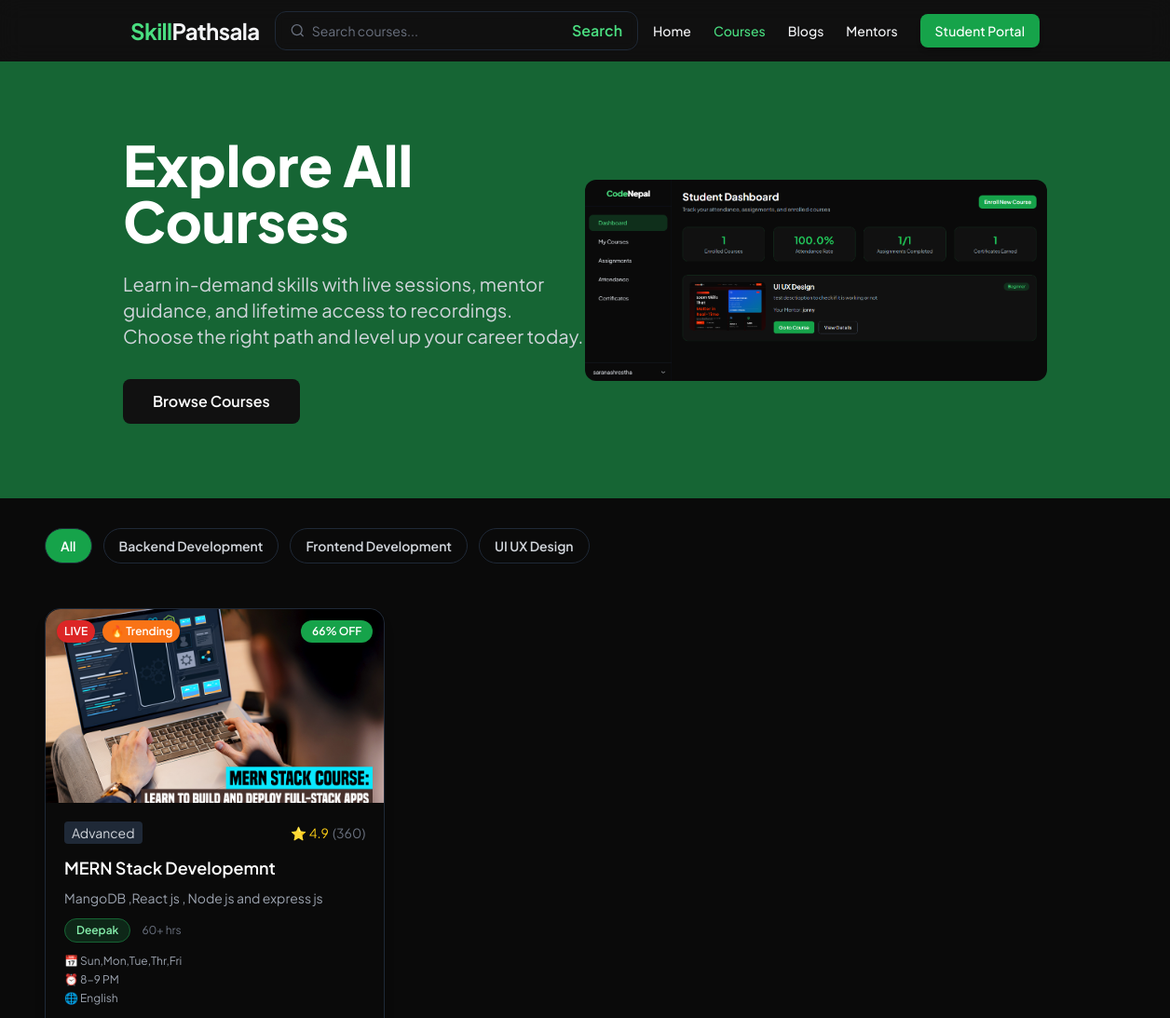
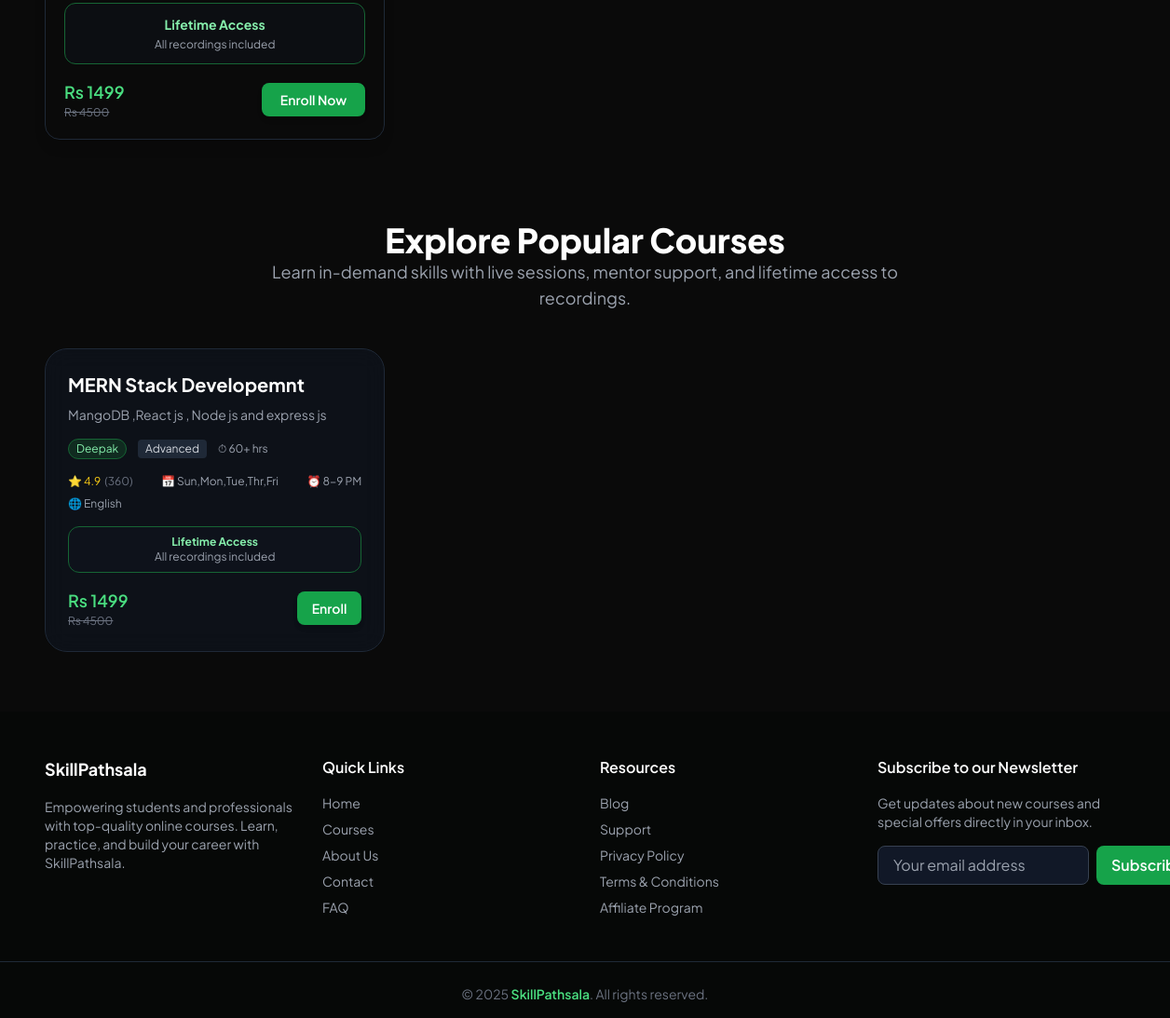
Screenshot of /courses/all-courses/ with the database file from the repository (2 pictures, top to bottom).
### courses/models.py (models this page shows, shortened)
class Category(models.Model):
    name = models.CharField(max_length=100, unique=True)
    slug = models.SlugField(max_length=120, unique=True, blank=True)

class Course(models.Model):
    LEVEL_CHOICES = [
        ('beginner', 'Beginner'),
        ('intermediate', 'Intermediate'),
        ('advanced', 'Advanced'),
    ]
    LANGUAGE_CHOICES = [
        ('en', 'English'),
        ('np', 'Nepali'),
        ('en_np', 'English & Nepali'),
    ]
    id = models.UUIDField(primary_key=True, default=uuid.uuid4, editable=False)
    mentor = models.ForeignKey(
        settings.AUTH_USER_MODEL,
        on_delete=models.CASCADE,
        related_name='mentor_courses',
        limit_choices_to={'role': 'mentor'}
    )
    category = models.ForeignKey(Category, on_delete=models.SET_NULL, null=True, blank=True, related_name='courses')
    title = models.CharField(max_length=200)
    slug = models.SlugField(max_length=220, unique=True, blank=True)
    short_description = models.CharField(max_length=300, blank=True)
    description = models.TextField(blank=True)
    thumbnail = models.ImageField(
        upload_to='courses/thumbnails/',
        validators=[FileExtensionValidator(['jpg', 'jpeg', 'png', 'webp'])],
        blank=True,
        null=True
    )
    actual_price = models.DecimalField(max_digits=8, decimal_places=2)
    discounted_price = models.DecimalField(max_digits=8, decimal_places=2, default=0)
    is_discount_active = models.BooleanField(default=False)
    start_date = models.DateField()
    live_days = models.CharField(max_length=100, help_text="e.g., Mon, Wed, Fri")
    live_time = models.CharField(max_length=50, help_text="e.g., 7 - 9 PM")
    total_hours = models.PositiveIntegerField(default=0, help_text="Total course hours")
    language = models.CharField(max_length=10, choices=LANGUAGE_CHOICES, default='en')
    level = models.CharField(max_length=20, choices=LEVEL_CHOICES, default='beginner')
    total_seats = models.PositiveIntegerField(default=20)
    enrolled_students = models.PositiveIntegerField(default=0)
    is_live = models.BooleanField(default=True)
    is_published = models.BooleanField(default=False)
    created_at = models.DateTimeField(auto_now_add=True)
    updated_at = models.DateTimeField(auto_now=True)
    rating_avg = models.DecimalField(max_digits=3, decimal_places=2, default=0)
    rating_count = models.PositiveIntegerField(default=0)
    def discount_percentage(self):
        if self.is_discount_active and self.discounted_price < self.actual_price:
            return int(100 - (self.discounted_price / self.actual_price) * 100)
        return 0

### users/models.py (models this page shows, shortened)
class User(AbstractUser):
    ROLE_CHOICES = (
        ('student', 'Student'),
        ('mentor', 'Mentor'),
        ('admin', 'Admin'),
    )
    role = models.CharField(max_length=10, choices=ROLE_CHOICES, default='student')

### courses/views.py (the view)
# urls.py: path('all-courses/', views.all_courses, name='all_courses'),
def all_courses(request):
    courses = Course.objects.filter(is_published=True).order_by('-created_at')
    categories = Category.objects.all().order_by('name')
    query = request.GET.get('q', '')
    if query:
        courses = courses.filter(
            Q(title__icontains=query) |
            Q(short_description__icontains=query) |
            Q(description__icontains=query)
        )
    category_slug = request.GET.get('category', '')
    if category_slug:
        courses = courses.filter(category__slug=category_slug)
    sort_option = request.GET.get('sort', 'latest')
    if sort_option == 'popular':
        courses = courses.order_by('-rating_count', '-rating_avg')
    elif sort_option == 'price_low':
        courses = courses.order_by('discounted_price' if courses.filter(is_discount_active=True).exists() else 'actual_price')
    elif sort_option == 'price_high':
        courses = courses.order_by('-discounted_price' if courses.filter(is_discount_active=True).exists() else '-actual_price')
    else:  # latest
        courses = courses.order_by('-created_at')
    context = {
        'courses': courses,
        'categories': categories,
    }
    return render(request, 'courses/all_courses.html', context)

### templates/courses/all_courses.html (shortened to what this page needs)
{% extends 'base.html' %}
{% load static %}
{% block content %}
{% include 'includes/nav.html' %}
<section class="relative bg-green-800">
  <div class="container mx-auto px-4 py-20 flex flex-col lg:flex-row items-center lg:justify-between">
    <div class="lg:w-1/2 mb-12 lg:mb-0">
      <h1 class="text-5xl md:text-6xl font-extrabold text-white mb-6 leading-tight">
        Explore All Courses
      </h1>
      <p class="text-gray-300 text-lg md:text-xl mb-8 max-w-lg">
        Learn in-demand skills with live sessions, mentor guidance, and lifetime access to recordings. Choose the right path and level up your career today.
      </p>
      <a href="#courses-grid" class="inline-block px-8 py-3 bg-[#111111] text-white font-semibold rounded-lg hover:bg-green-600 transition">
        Browse Courses
      </a>
    </div>
    <div class="lg:w-1/2 flex justify-center lg:justify-end">
      <img src="{% static 'images/about.png' %}" alt="Learning Illustration" class="w-full max-w-md lg:max-w-lg rounded-xl  animate-fadeInRight">
    </div>
  </div>
</section>
<section class=" text-gray-100 py-6 px-6 md:px-12">
  <div class="max-w-7xl mx-auto mt-2 mb-12 flex flex-wrap gap-3">
    <a href="{% url 'all_courses' %}"
       class="px-4 py-2 rounded-full border border-gray-800 text-sm font-semibold
              {% if not request.GET.category %}bg-green-600 text-white{% else %}text-gray-300{% endif %}
              hover:bg-green-700 hover:text-white transition">
      All
    </a>
    {% for cat in categories %}
      <a href="?category={{ cat.slug }}{% if request.GET.q %}&q={{ request.GET.q }}{% endif %}"
         class="px-4 py-2 rounded-full border border-gray-800 text-sm font-semibold
                {% if request.GET.category == cat.slug %}bg-green-600 text-white{% else %}text-gray-300{% endif %}
                hover:bg-green-700 hover:text-white transition">
        {{ cat.name }}
      </a>
    {% endfor %}
  </div>
  <div class="max-w-7xl mx-auto">
    {% if courses %}
      <div class="grid grid-cols-1 sm:grid-cols-2 lg:grid-cols-3 xl:grid-cols-4 gap-8">
        {% for course in courses %}
        <div class="group bg-[#0a0a0a] backdrop-blur-md border border-gray-800 rounded-2xl overflow-hidden shadow-lg hover:shadow-green-900/50 hover:-translate-y-1 transition-all duration-300 flex flex-col relative">
          <div class="relative w-full h-44 sm:h-52 overflow-hidden rounded-t-2xl">
            {% if course.thumbnail %}
              <img src="{{ course.thumbnail.url }}" alt="{{ course.title }}"
                   class="absolute inset-0 w-full h-full object-cover transition-transform duration-500 group-hover:scale-105">
            {% else %}
              <div class="absolute inset-0 bg-gray-800 flex items-center justify-center text-gray-500 text-sm">
                No Image
              </div>
            {% endif %}
            <div class="absolute top-3 left-3 flex gap-2">
              {% if course.is_live %}
                <span class="bg-red-600 text-white text-xs font-semibold px-2 py-1 rounded-full shadow">LIVE</span>
              {% endif %}
              {% if course.is_discount_active %}
                <span class="bg-orange-500 text-white text-xs font-semibold px-2 py-1 rounded-full shadow">🔥 Trending</span>
              {% endif %}
            </div>
            {% if course.is_discount_active %}
              <div class="absolute top-3 right-3 bg-green-600 text-white text-xs font-semibold px-3 py-1 rounded-full">
                {{ course.discount_percentage }}% OFF
              </div>
            {% endif %}
          </div>
          <div class="flex flex-col flex-grow p-5 text-gray-200">
            <div class="flex justify-between items-center text-sm mb-3">
              <span class="bg-gray-800 text-gray-300 px-2 py-0.5 rounded">{{ course.get_level_display }}</span>
              {% if course.rating_avg %}
                <span class="text-yellow-400 flex items-center gap-1">
                  ⭐ {{ course.rating_avg|floatformat:1 }}
                  <span class="text-gray-500">({{ course.rating_count }})</span>
                </span>
              {% endif %}
            </div>
            <h3 class="text-lg font-semibold mb-2 text-white line-clamp-2 group-hover:text-green-400 transition">
              {{ course.title }}
            </h3>
            <p class="text-gray-400 text-sm mb-3 line-clamp-3">{{ course.short_description|truncatechars:90 }}</p>
            {% if course.mentor %}
              <div class="flex items-center gap-3 mb-3">
                <div class="bg-green-900/40 border border-green-800 text-green-300 text-xs font-semibold rounded-full px-3 py-1">
                  {{ course.mentor.get_short_name|default:course.mentor.username }}
                </div>
                <span class="text-gray-500 text-xs">{{ course.total_hours }}+ hrs</span>
              </div>
            {% endif %}
            <div class="text-xs text-gray-400 space-y-1 mb-4">
              {% if course.live_days %}<p>📅 {{ course.live_days }}</p>{% endif %}
              {% if course.live_time %}<p>⏰ {{ course.live_time }}</p>{% endif %}
              {% if course.get_language_display %}<p>🌐 {{ course.get_language_display }}</p>{% endif %}
            </div>
            <div class="bg-gray-900/30 border border-green-800 rounded-xl p-3 text-center text-sm text-green-300 mb-4">
              <strong>Lifetime Access</strong><br>
              <span class="text-gray-400 text-xs">All recordings included</span>
            </div>
            <div class="flex justify-between items-center mt-auto">
              <div>
                {% if course.is_discount_active %}
                  <p class="text-green-400 text-lg font-semibold">Rs {{ course.discounted_price|floatformat:0 }}</p>
                  <p class="text-gray-500 text-xs line-through">Rs {{ course.actual_price|floatformat:0 }}</p>
                {% else %}
                  <p class="text-green-400 text-lg font-semibold">Rs {{ course.actual_price|floatformat:0 }}</p>
                {% endif %}
              </div>
              <a href="{% url 'course_detail' course.slug %}"
                 class="bg-green-600 hover:bg-green-700 text-white text-sm font-semibold px-5 py-2 rounded-lg transition duration-300 shadow-md">
                Enroll Now
              </a>
            </div>
          </div>
        </div>
        {% endfor %}
      </div>
    {% else %}
      <p class="text-gray-400 text-center mt-10 text-lg">No courses available right now.</p>
    {% endif %}
  </div>
</section>
<section class="bg-[#0a0a0a] text-gray-100 py-16 px-6 md:px-12">
  <div class="max-w-7xl mx-auto">
    <div class="text-center mb-10">
      <h2 class="text-3xl md:text-4xl font-extrabold text-white">Explore Popular Courses</h2>
      <p class="text-gray-400 text-base md:text-lg max-w-2xl mx-auto">
        Learn in-demand skills with live sessions, mentor support, and lifetime access to recordings.
      </p>
    </div>
    <div id="coursesGrid" class="grid grid-cols-1 sm:grid-cols-2 lg:grid-cols-3 xl:grid-cols-3 gap-8">
      {% include 'courses/course_cards_partial.html' %}
    </div>
  </div>
</section>
{% include 'includes/footer.html' %}
{% endblock %}

### templates/courses/course_cards_partial.html
{% if courses %}
  {% for course in courses %}
  <div class="group relative bg-gray-900/50 backdrop-blur-md border border-gray-800 rounded-3xl p-6 flex flex-col justify-between hover:shadow-2xl hover:shadow-green-900/50 transition-all duration-500">
    <h3 class="text-lg md:text-xl font-bold mb-2 text-white line-clamp-2 group-hover:text-green-400 transition-all">
      {{ course.title }}
    </h3>
    <p class="text-gray-400 text-sm mb-4 line-clamp-3">
      {{ course.short_description|default:"No description available." }}
    </p>
    <div class="flex flex-wrap justify-start items-center text-xs text-gray-400 gap-3 mb-4">
      {% if course.mentor %}
      <span class="bg-green-900/40 border border-green-800 text-green-300 px-2 py-0.5 rounded-full">
        {{ course.mentor.get_short_name|default:course.mentor.username }}
      </span>
      {% endif %}
      <span class="bg-gray-800 text-gray-300 px-2 py-0.5 rounded">{{ course.get_level_display }}</span>
      {% if course.total_hours %}<span>⏱ {{ course.total_hours }}+ hrs</span>{% endif %}
    </div>
    <div class="flex flex-wrap justify-between items-center mb-4 text-xs text-gray-400 gap-2">
      {% if course.rating_avg %}
        <span class="text-yellow-400 flex items-center gap-1">
          ⭐ {{ course.rating_avg|floatformat:1 }} <span class="text-gray-500">({{ course.rating_count }})</span>
        </span>
      {% endif %}
      {% if course.live_days %}<span>📅 {{ course.live_days }}</span>{% endif %}
      {% if course.live_time %}<span>⏰ {{ course.live_time }}</span>{% endif %}
      {% if course.get_language_display %}<span>🌐 {{ course.get_language_display }}</span>{% endif %}
    </div>
    <div class="bg-gray-900/30 border border-green-800 rounded-xl p-2 text-center text-xs text-green-300 mb-4">
      <strong>Lifetime Access</strong><br>
      <span class="text-gray-400">All recordings included</span>
    </div>
    <div class="flex justify-between items-center mt-auto flex-wrap gap-2">
      <div>
        {% if course.is_discount_active %}
          <p class="text-green-400 text-lg font-semibold">Rs {{ course.discounted_price|floatformat:0 }}</p>
          <p class="text-gray-500 text-xs line-through">Rs {{ course.actual_price|floatformat:0 }}</p>
        {% else %}
          <p class="text-green-400 text-lg font-semibold">Rs {{ course.actual_price|floatformat:0 }}</p>
        {% endif %}
      </div>
      <a href="{% url 'course_detail' course.slug %}" class="bg-green-600 hover:bg-green-700 text-white text-sm font-semibold px-4 py-2 rounded-lg transition duration-300 shadow-md">
        Enroll
      </a>
    </div>
  </div>
  {% endfor %}
{% else %}
  <p class="text-gray-400 text-center mt-10 text-lg col-span-full">No courses available.</p>
{% endif %}

### templates/base.html (style rules this page uses)
body { font-family: "Plus Jakarta Sans", sans-serif; background-color: #0a0a0a; color: #d1d5db; scroll-behavior: smooth; }

### templates/courses/all_courses.html (style rules this page uses)
.animate-fadeInRight { animation: fadeInRight 1s ease forwards; }

### rows the page displays
Category: name "Backend Development"
Category: name "Frontend Development"
Category: name "UI UX Design"
Course: thumbnail (picture), is_live "LIVE", shows "🔥 Trending", discount_percentage "66", level "Advanced", rating_avg "4.9", rating_count "360", title "MERN Stack Developemnt", short_description "MangoDB ,React js , Node js and express js", mentor.get_short_name "Deepak", total_hours "60", live_days "Sun,Mon,Tue,Thr,Fri", live_time "8-9 PM", language "English", discounted_price "1499", actual_price "4500"
